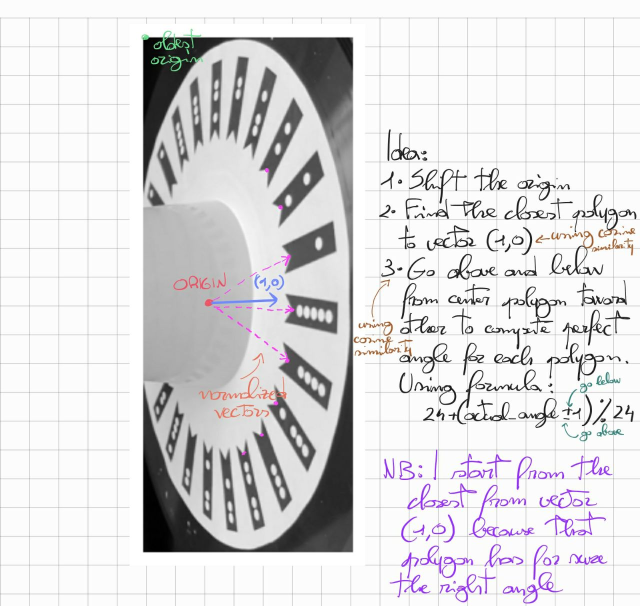
#> input picture Flow followed to make project/Images/cos_idea.jpg, 1280 x 1211 px (shown at 1/2 size)
$ python -i __init__.py   (imports and definitions only)
#> lines starting #> are read from the running program, lines starting #| are printed output that depends on the picture; after the words box and inside, x2 and y2 are one past the last pixel; in counts of white or black regions, pixels touching at a corner belong together
import matplotlib.pyplot as plt
import cv2 as cv
import numpy as np


class VideoReader(cv.VideoCapture):
    # [21 lines left out: functions __init__, get_actual_frame, not called in this run]

    def get_frame_id(self):
        return self.actual_frame

    def next_frame(self, plus_n=1):
        self.actual_frame += plus_n

    def is_finished(self):
        return not self.actual_frame < self.total_frames


# ------------- Functions Assignment 1


# correction of gamma
def gammaCorrection(I, G=1.):
    invG = 1/G
    table = [((i/255)**invG)*255 for i in range(256)]
    table = np.array(table, np.uint8)
    return cv.LUT(I, table)


# Euclidean distance for standardized color coordinate in YUV color space
def chroma_distance_ED(UV, u, v):
    return np.sqrt((UV[:, :, 0] - u)**2 + (UV[:, :, 1] - v)**2)


# create mask for standardized color coordinate in YUV color space
def create_mask(UV_image, u_center, v_center, max_dist_foreground, f_distance, foreground_from_x=None, background_to_x=None):
    if foreground_from_x is None:
        foreground_from_x = UV_image.shape[1]
    if background_to_x is None:
        background_to_x = 0
    # mask composes only by ones
    mask = np.ones(UV_image.shape[:2])
    # create mask
    mask[:, :(foreground_from_x + 1)] = f_distance(UV_image[:, :(foreground_from_x + 1), :], u_center, v_center) > max_dist_foreground
    # add constant background
    mask[:, 0:(background_to_x + 1)] = 0
    return mask


# determine silouette of the object
def determine_silouette(I, apply_closing=False):
    # used to solve problem of darkness
    I = gammaCorrection(I, G=2.5)
    # used to solve problem of hairs on object
    I = cv.blur(I, (15, 15))
    # convert from RGB to YUV space color
    I_yuv = cv.cvtColor(I, cv.COLOR_RGB2YUV)
    # Normalize UV channels between [-0.5; 0.5]
    UV = I_yuv[:, :, 1:3] / 255. - .5
    # create mask
    mask = create_mask(UV, 0.275, -0.275, 0.31819805, chroma_distance_ED, 1300, 400)
    # apply closing
    if apply_closing:
        # kernel for closing
        kernel_C = np.ones((47, 47), np.uint8)
        # I don't apply opening otherwise the hole will re open and to use both open and close
        # I should increase the kernel size of closing, and this brings me to a worse silouette
        # apply closing to close the hole
        mask = cv.morphologyEx(mask, cv.MORPH_CLOSE, kernel_C)
    return mask


# ------------- Functions Assignment 2


# find polygons
# [662 lines left out: functions find_polygons_LK, is_in_mean_LK, find_more_accurate_points_LK, check_right_polygons_LK, is_in_domain_LK, find_important_points_LK and 18 more, not called in this run]

>>> import cv2
>>> picture = cv2.cvtColor(cv2.imread('../Flow followed to make project/Images/cos_idea.jpg'), cv2.COLOR_BGR2RGB)
>>> result = determine_silouette(picture)
#> in gammaCorrection, `return cv.LUT(I, table)`:
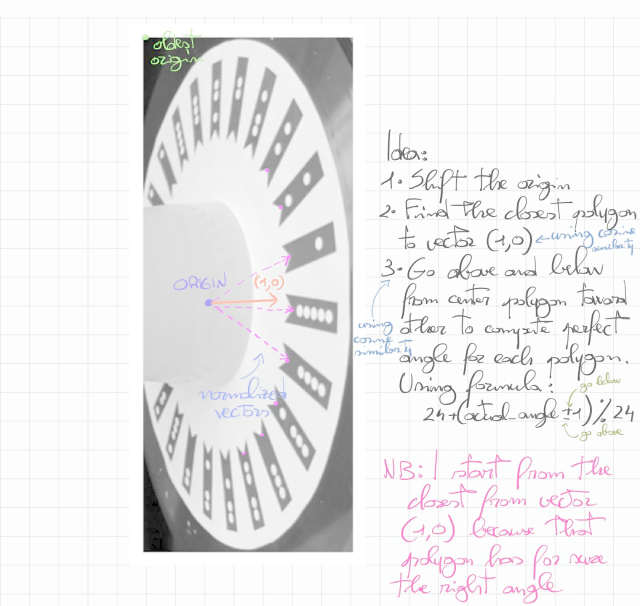
#> returned value: shape (1211, 1280, 3) (shown at 1/2 size); mean of channels 0, 1, 2 235.8, 235.2, 236; drawn as B, G, R
#> in determine_silouette, `I = cv.blur(I, (15, 15))`:
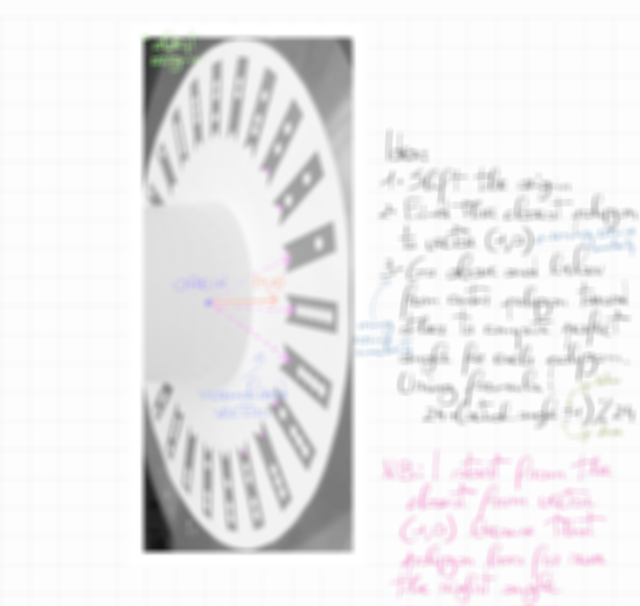
#> I: shape (1211, 1280, 3) (shown at 1/2 size); mean of channels 0, 1, 2 235.8, 235.2, 236; drawn as B, G, R
#> in determine_silouette, `I_yuv = cv.cvtColor(I, cv.COLOR_RGB2YUV)`: I_yuv: shape (1211, 1280, 3); mean of channels 0, 1, 2 235.5, 128.2, 128.3
#> in create_mask, `mask[:, :(foreground_from_x + 1)] = f_distance(UV_image[:, :(foregroun..`: mask: shape (1211, 1280) float64; every value is 1
#> in create_mask, `mask[:, 0:(background_to_x + 1)] = 0`:
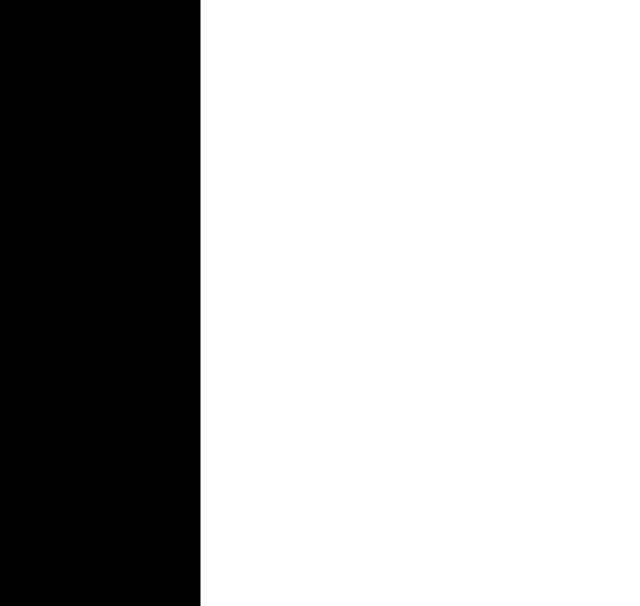
#> mask: shape (1211, 1280) float64 (shown at 1/2 size); values 0 (black) and 1 (white), 68.7% white; 1 black region, box (x1, y1, x2, y2) and area: (0, 0, 401, 1211) 485611

$ run again, on Flow followed to make project/Images/rotation_idea.jpg
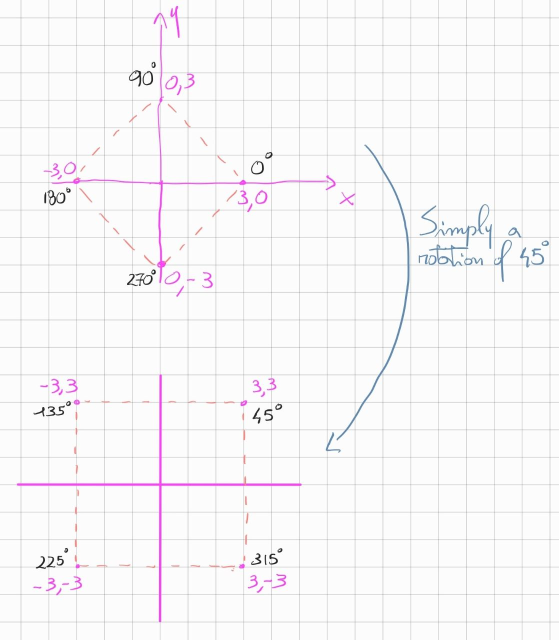
#> input picture Flow followed to make project/Images/rotation_idea.jpg, 1117 x 1280 px (shown at 1/2 size)
#> in gammaCorrection, `return cv.LUT(I, table)`:
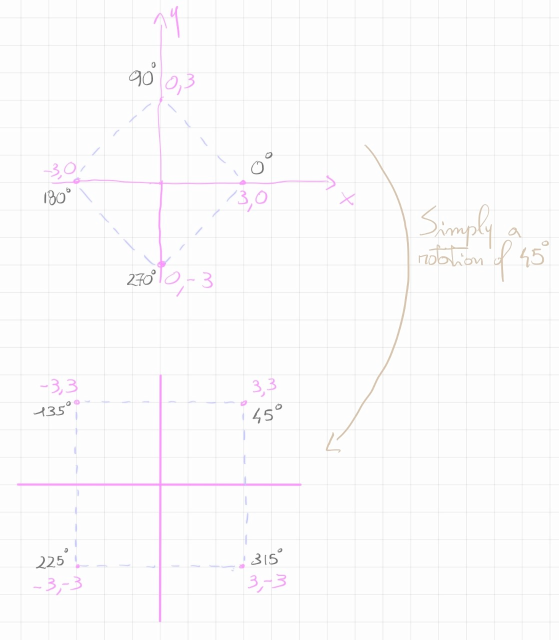
#> returned value: shape (1280, 1117, 3) (shown at 1/2 size); mean of channels 0, 1, 2 251.4, 250.8, 251.5; drawn as B, G, R
#> I_yuv: shape (1280, 1117, 3); mean of channels 0, 1, 2 251, 128.2, 128.3
#> in create_mask, `mask[:, 0:(background_to_x + 1)] = 0`:
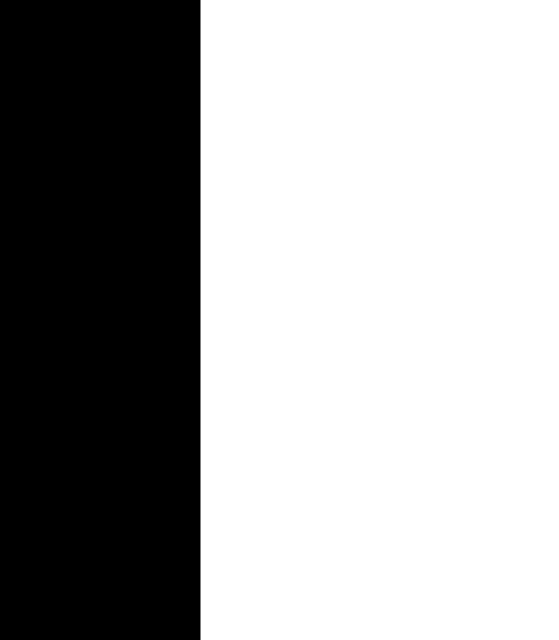
#> mask: shape (1280, 1117) float64 (shown at 1/2 size); values 0 (black) and 1 (white), 64.1% white; 1 black region, box (x1, y1, x2, y2) and area: (0, 0, 401, 1280) 513280
